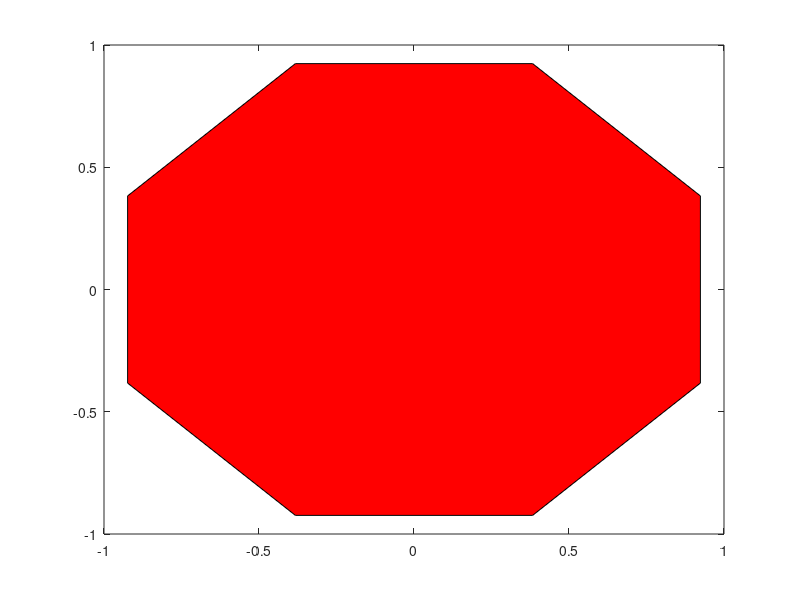
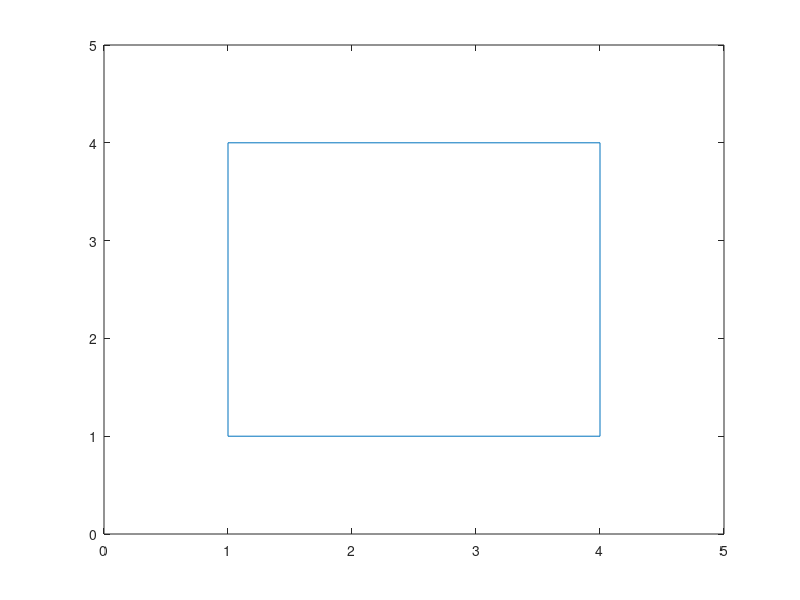
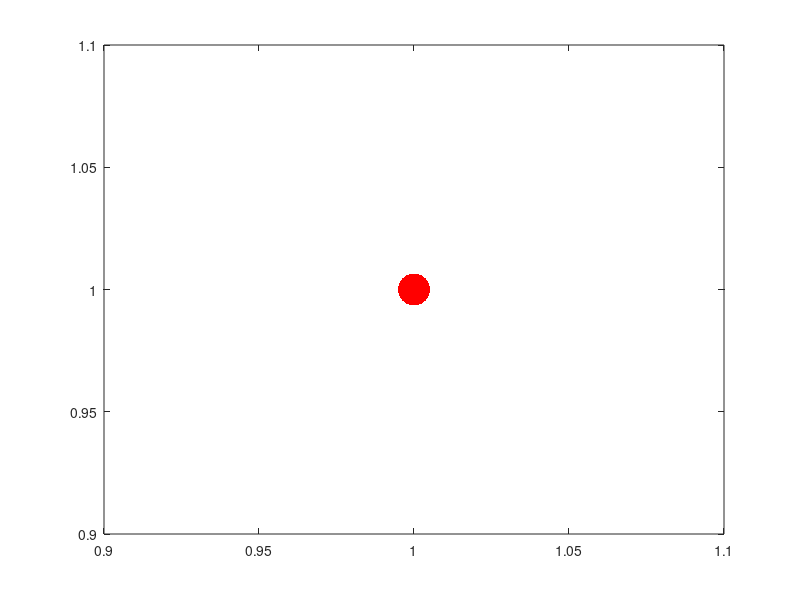
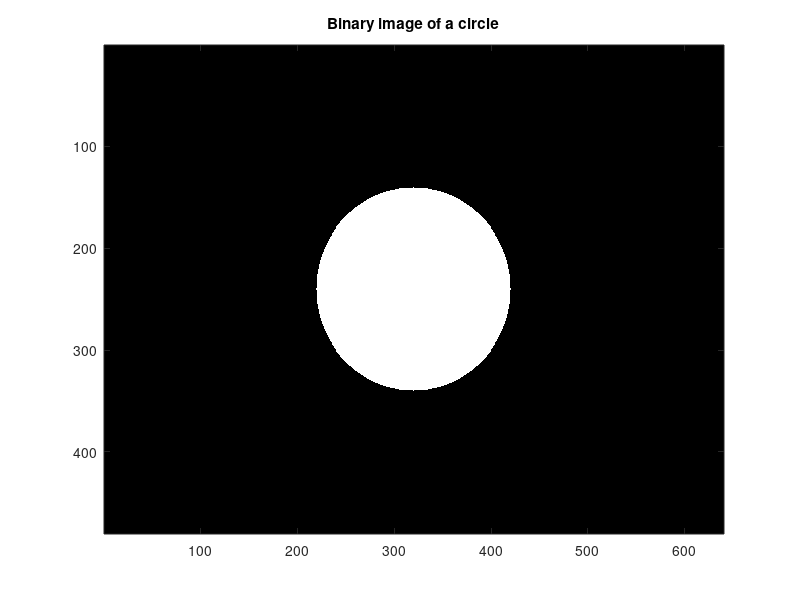

Write MATLAB code to recreate these figures, in order. (Note: this script raises an error after producing the figures.)
clear all
close all
clc

x = [1, 4, 4, 1, 1];
y = [1, 1, 4, 4, 1];

figure(1);
plot(x,y);
axis([0, 5, 0, 5]);

%%
figure(2);
plot(1, 1, '.r', 'MarkerSize',69)
%%

% Create a logical image of a circle with specified
% diameter, center, and image size.
% First create the image.
imageSizeX = 640;
imageSizeY = 480;
[columnsInImage rowsInImage] = meshgrid(1:imageSizeX, 1:imageSizeY);
% Next create the circle in the image.
centerX = 320;
centerY = 240;
radius = 100;
circlePixels = (rowsInImage - centerY).^2 ...
    + (columnsInImage - centerX).^2 <= radius.^2;
%square = (1, 4, 4, 1) + (1, 1, 4, 4);
% circlePixels is a 2D "logical" array.
% Now, display it.
figure(3);
image(circlePixels) ;
colormap([0 0 0; 1 1 1]);
title('Binary image of a circle');

%%
t = (1/16:1/8:1)'*2*pi;
x = cos(t);
y = sin(t);

figure(4);
h = fill(x,y,'r');
%axis square

saveas(h,'square.jpg') ;

figure(5);
A = imread('square.jpg');
image(A);
im = rgb2gray(A)
figure(6);
imshow(im);

seuil = {0,0,0};
im = im==76;
figure(7);
imshow(im);


%%
x = [0 4 4 0];
y = [0 0 4 4];
figure(10);
patch(x,y,'red')
